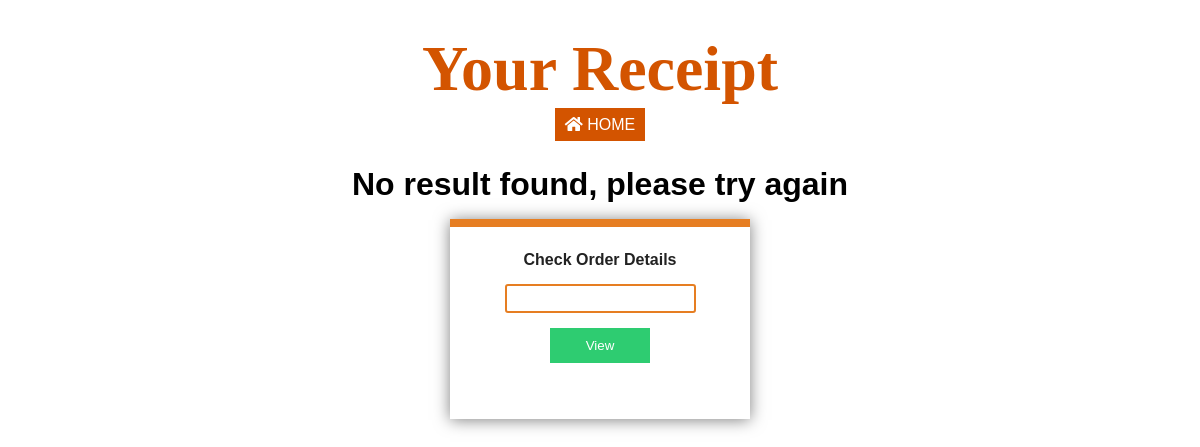
Before: /dist/viewReciept.php?code=dulangqDJq (signed in) with the older database file.
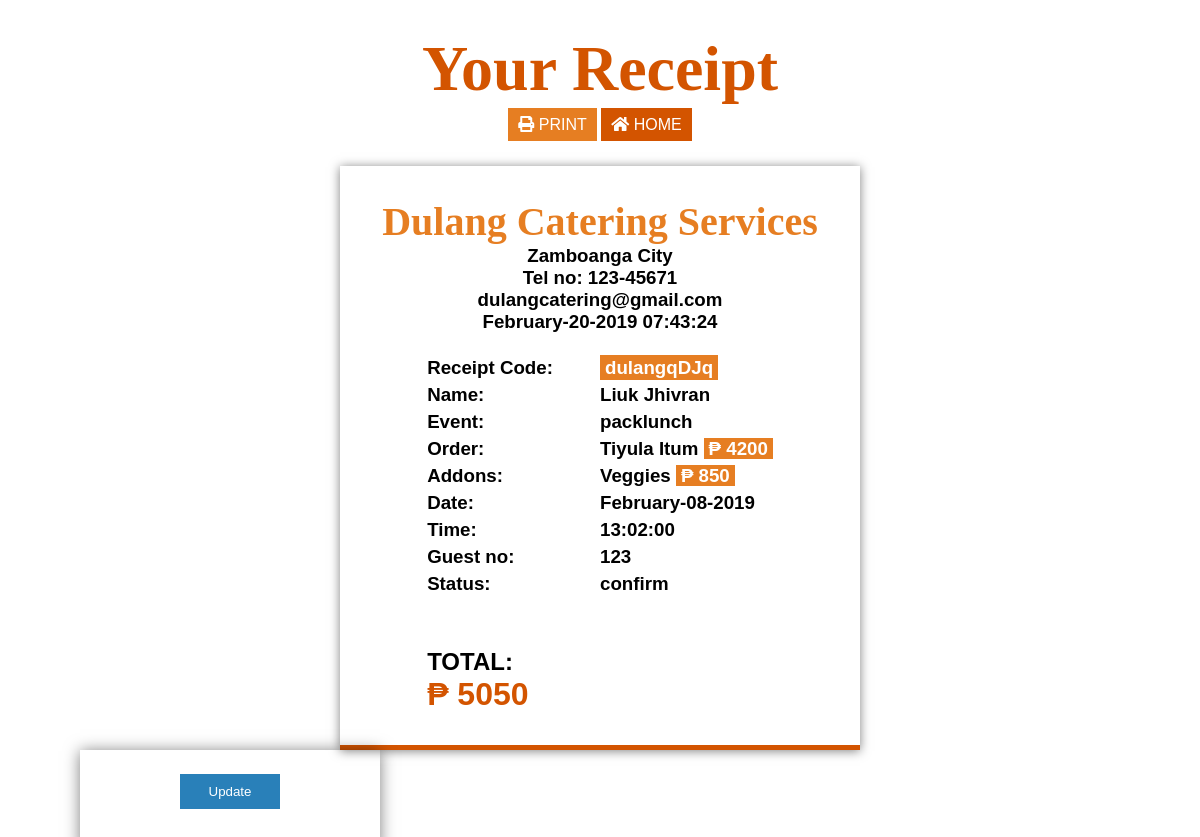
After: the same page with the newer database file.
### tables this page shows
CREATE TABLE `reciept` (
  `r_id` int(11) NOT NULL AUTO_INCREMENT,
  `user_id` int(11) DEFAULT NULL,
  `event` tinytext,
  `event_date` date DEFAULT NULL,
  `event_time` time DEFAULT NULL,
  `menu` tinytext,
  `menu_price` double DEFAULT NULL,
  `addon` tinytext,
  `addon_price` double DEFAULT NULL,
  `no_guest` double DEFAULT NULL,
  `datenow` timestamp NOT NULL DEFAULT CURRENT_TIMESTAMP ON UPDATE CURRENT_TIMESTAMP,
  `event_location` mediumtext,
  `total` double DEFAULT NULL,
  `status` tinytext,
  `r_code` tinytext,
  PRIMARY KEY (`r_id`)
);

### dist/viewReciept.php (the view, shortened to what this page needs)
<?php
if(isset($_SESSION['userId'])){
    if(isset($_GET['code'])){
        require ('scripts/database/db.php');
        $code = $_GET['code'];
        $id = $_SESSION['userId'];
        $query = "SELECT * from reciept WHERE r_code = '$code' AND user_id = '$id' AND status != 'Cancel'";
        if($result = mysqli_query($conn, $query)){
            $row = mysqli_fetch_assoc($result);
        }else{
            echo 'Error: ' . mysqli_error($conn);
        }
    } else{
        header('Location: index.php');
    }
} else {
    header('Location: login.php');
}
?>
<!DOCTYPE html>
<html lang="en">
<head>
    <link rel="stylesheet" href="css/main.css">
    <link rel="stylesheet" href="css/all.min.css">
</head>
<body id="checkout">
    <div class="c-wrapper">
        <h1 class="checkout-title">Your Receipt</h1>
        <div class="btns">
        <?php if($row): ?>
        <a href="print.php?code=<?php echo $code ?>" target="_blank" class="btn-print"><i class="fas fa-print"></i> Print</a>
        <?php endif; ?>
        <a href="index.php"  class="btn-home"><i class="fas fa-home"></i> Home</a>
        </div>
        <div class="components">
        <?php if($row): ?>
          <div class="reciept-bg">
            <div class="reciept">
                <div class="reciept-info">
                    <h1 class="r-title">Dulang Catering Services</h1>
                    <h3 class="r-place">Zamboanga City</h3>
                    <h3 class="r-number">Tel no: 123-45671</h3>
                    <h3 class="r-email">dulangcatering@gmail.com</h3>
                    <h3 class="r-date"><?php echo date('F-d-Y H:i:s', strtotime($row['datenow'])); ?></h3>
                </div>
                <div class="user-info">
                    <div class="user-placeholder">
                    <h3>Receipt Code:</h3>
                    <h3>Name:</h3>
                    <h3>Event:</h3>
                    <h3>Order: </h3>
                    <h3>Addons: </h3>
                    <h3>Date: </h3>
                    <h3>Time: </h3>
                    <h3>Guest no: </h3>
                    <h3>Status: </h3>
                    </div>
                    <div class="user-value">
                    <h3 class="u-code"><span class="code"><?php echo $row['r_code']; ?></span></h3>
                    <h3 class="u-name"><?php echo $_SESSION['name']; ?></h3>
                    <h3 class="u-event"><?php echo $row['event']; ?></h3>
                    <h3 class="u-order"><?php echo $row['menu']; ?> <span class="price">₱ <?php echo $row['menu_price']; ?></span></h3>
                    <h3 class="u-addons"><?php echo $row['addon']; ?> <span class="price">₱ <?php echo $row['addon_price']; ?></span></h3>
                    <h3 class="u-date"><?php echo date('F-d-Y', strtotime($row['event_date']));?></h3>
                    <h3 class="u-time"><?php echo $row['event_time']; ?></h3>
                    <h3 class="u-guest"><?php echo $row['no_guest']; ?></h3>
                    <h3 class="u-status"><?php echo $row['status']; ?></h3>
                    </div>
                    <div class="total-info">
                        <div class="total-placeholder">
                            <h2>TOTAL:</h2>
                        </div>
                        <div class="total-value">
                        <h1 class="t-amount">₱ <?php echo $row['total']; ?></h1>
                        </div>
                    </div>
                </div>
            </div>
            </div>
            <div class="information --settings">
                <div class="info-order">
                    <form action="scripts/setReciept.inc.php">
                        <button class="btn-blue" type="submit" name="update">Update</button>
                    </form>
                </div>
            </div>
            <?php endif; ?>
            <?php if(!$row): ?>
            <div class="no-result">
            <h1>No result found, please try again</h1>
            <div class="information">
                <div class="info-order">
                <form action="viewReciept.php" method="get">
                    <label for="order_id">Check Order Details</label>
                    <input type="text" name="code"  id="order">
                    <button class="btn-green" type="submit">View</button>
                </form>
                </div>
            </div>
            </div>
            <?php endif; ?>
         </div>
    </div>
</body>
</html>

Changed rows visible on the page:
added reciept: datenow "February-20-2019 07:43:24", r_code "dulangqDJq", event "packlunch", menu "Tiyula Itum", menu_price "4200", addon "Veggies", addon_price "850", event_date "February-08-2019", event_time "13:02:00", no_guest "123", status "confirm", total "5050"
Other visible differences:
$_SESSION['name']: (not shown) → "Liuk Jhivran"
text no longer shown: "No result found, please try again Check Order Details View"
text now shown: "PRINT Dulang Catering Services Zamboanga City Tel no: 123-45671 dulangcatering@gmail.com Receipt Code: Name: Event: Order: Addons: Date: Time: Guest no: Status: ₱ ₱ TOTAL: ₱ Update"
